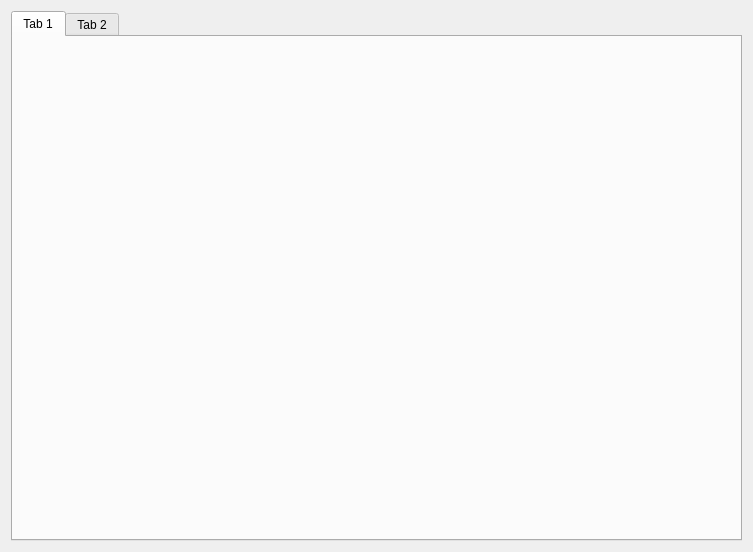
<?xml version="1.0" encoding="UTF-8"?>
<ui version="4.0">
 <class>LabsTabWidget</class>
 <widget class="QWidget" name="LabsTabWidget">
  <property name="geometry">
   <rect>
    <x>0</x>
    <y>0</y>
    <width>753</width>
    <height>552</height>
   </rect>
  </property>
  <property name="windowTitle">
   <string>Form</string>
  </property>
  <layout class="QGridLayout" name="gridLayout">
   <item row="0" column="0">
    <widget class="QTabWidget" name="tabWidget">
     <property name="currentIndex">
      <number>0</number>
     </property>
     <widget class="QWidget" name="tab">
      <attribute name="title">
       <string>Tab 1</string>
      </attribute>
     </widget>
     <widget class="QWidget" name="tab_2">
      <attribute name="title">
       <string>Tab 2</string>
      </attribute>
     </widget>
    </widget>
   </item>
  </layout>
 </widget>
 <resources/>
 <connections/>
</ui>
